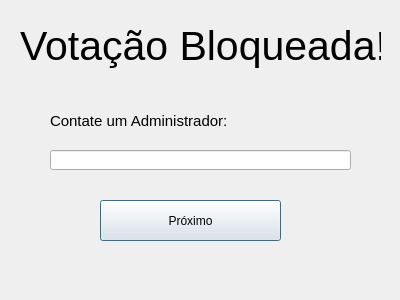
<?xml version="1.0" encoding="UTF-8"?>
<ui version="4.0">
 <class>alerta_bloqueio</class>
 <widget class="QDialog" name="alerta_bloqueio">
  <property name="geometry">
   <rect>
    <x>0</x>
    <y>0</y>
    <width>400</width>
    <height>300</height>
   </rect>
  </property>
  <property name="windowTitle">
   <string>Dialog</string>
  </property>
  <widget class="QLabel" name="titulo">
   <property name="geometry">
    <rect>
     <x>20</x>
     <y>20</y>
     <width>361</width>
     <height>51</height>
    </rect>
   </property>
   <property name="font">
    <font>
     <pointsize>31</pointsize>
    </font>
   </property>
   <property name="text">
    <string>Votação Bloqueada!</string>
   </property>
  </widget>
  <widget class="QLineEdit" name="input">
   <property name="geometry">
    <rect>
     <x>50</x>
     <y>150</y>
     <width>301</width>
     <height>20</height>
    </rect>
   </property>
  </widget>
  <widget class="QPushButton" name="btn_proximo">
   <property name="geometry">
    <rect>
     <x>100</x>
     <y>200</y>
     <width>181</width>
     <height>41</height>
    </rect>
   </property>
   <property name="text">
    <string>Próximo</string>
   </property>
  </widget>
  <widget class="QLabel" name="label">
   <property name="geometry">
    <rect>
     <x>50</x>
     <y>110</y>
     <width>261</width>
     <height>21</height>
    </rect>
   </property>
   <property name="font">
    <font>
     <pointsize>11</pointsize>
    </font>
   </property>
   <property name="text">
    <string>Contate um Administrador:</string>
   </property>
  </widget>
 </widget>
 <resources/>
 <connections/>
</ui>
